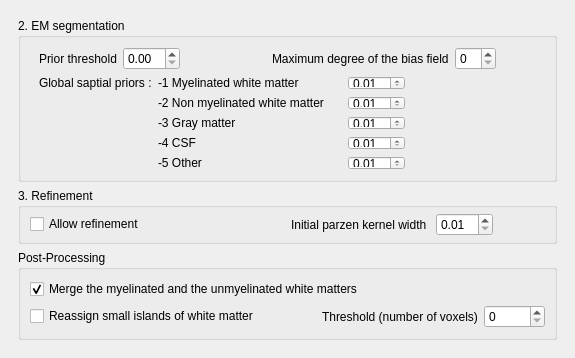
<?xml version="1.0" encoding="UTF-8"?>
<ui version="4.0">
 <class>neosegParameters</class>
 <widget class="QWidget" name="neosegParameters">
  <property name="geometry">
   <rect>
    <x>0</x>
    <y>0</y>
    <width>575</width>
    <height>358</height>
   </rect>
  </property>
  <property name="minimumSize">
   <size>
    <width>462</width>
    <height>332</height>
   </size>
  </property>
  <property name="windowTitle">
   <string>Form</string>
  </property>
  <widget class="QFrame" name="frame">
   <property name="geometry">
    <rect>
     <x>9</x>
     <y>9</y>
     <width>557</width>
     <height>340</height>
    </rect>
   </property>
   <property name="frameShape">
    <enum>QFrame::NoFrame</enum>
   </property>
   <property name="frameShadow">
    <enum>QFrame::Plain</enum>
   </property>
   <property name="lineWidth">
    <number>0</number>
   </property>
   <layout class="QVBoxLayout" name="verticalLayout">
    <item>
     <widget class="QGroupBox" name="groupBox_2">
      <property name="title">
       <string>2. EM segmentation</string>
      </property>
      <layout class="QVBoxLayout" name="verticalLayout_12">
       <property name="topMargin">
        <number>9</number>
       </property>
       <item>
        <widget class="QWidget" name="widget_14" native="true">
         <layout class="QHBoxLayout" name="horizontalLayout_27">
          <property name="topMargin">
           <number>0</number>
          </property>
          <property name="bottomMargin">
           <number>0</number>
          </property>
          <item>
           <widget class="QWidget" name="widget_30" native="true">
            <layout class="QHBoxLayout" name="horizontalLayout_26">
             <property name="margin">
              <number>0</number>
             </property>
             <item>
              <widget class="QLabel" name="label_13">
               <property name="text">
                <string>Prior threshold</string>
               </property>
              </widget>
             </item>
             <item>
              <widget class="QDoubleSpinBox" name="priorThreshold_spinBox">
               <property name="singleStep">
                <double>0.100000000000000</double>
               </property>
               <property name="value">
                <double>0.000000000000000</double>
               </property>
              </widget>
             </item>
             <item>
              <spacer name="horizontalSpacer_6">
               <property name="orientation">
                <enum>Qt::Horizontal</enum>
               </property>
               <property name="sizeHint" stdset="0">
                <size>
                 <width>40</width>
                 <height>20</height>
                </size>
               </property>
              </spacer>
             </item>
            </layout>
           </widget>
          </item>
          <item>
           <widget class="QWidget" name="widget_31" native="true">
            <layout class="QHBoxLayout" name="horizontalLayout_28">
             <property name="margin">
              <number>0</number>
             </property>
             <item>
              <widget class="QLabel" name="label_10">
               <property name="text">
                <string>Maximum degree of the bias field</string>
               </property>
              </widget>
             </item>
             <item>
              <widget class="QSpinBox" name="maxDegree_spinBox">
               <property name="value">
                <number>0</number>
               </property>
              </widget>
             </item>
             <item>
              <spacer name="horizontalSpacer_25">
               <property name="orientation">
                <enum>Qt::Horizontal</enum>
               </property>
               <property name="sizeHint" stdset="0">
                <size>
                 <width>40</width>
                 <height>20</height>
                </size>
               </property>
              </spacer>
             </item>
            </layout>
           </widget>
          </item>
         </layout>
        </widget>
       </item>
       <item>
        <widget class="QWidget" name="widget_17" native="true">
         <layout class="QGridLayout" name="gridLayout_5">
          <property name="topMargin">
           <number>0</number>
          </property>
          <property name="bottomMargin">
           <number>0</number>
          </property>
          <item row="1" column="1">
           <widget class="QLabel" name="label_4">
            <property name="text">
             <string>-2 Non myelinated white matter</string>
            </property>
           </widget>
          </item>
          <item row="0" column="1">
           <widget class="QLabel" name="label_5">
            <property name="text">
             <string>-1 Myelinated white matter             </string>
            </property>
           </widget>
          </item>
          <item row="2" column="2">
           <widget class="QDoubleSpinBox" name="prior3_spinBox">
            <property name="minimum">
             <double>0.010000000000000</double>
            </property>
            <property name="singleStep">
             <double>0.100000000000000</double>
            </property>
            <property name="value">
             <double>0.010000000000000</double>
            </property>
           </widget>
          </item>
          <item row="0" column="0">
           <widget class="QLabel" name="label_8">
            <property name="text">
             <string>Global saptial priors :</string>
            </property>
           </widget>
          </item>
          <item row="4" column="2">
           <widget class="QDoubleSpinBox" name="prior5_spinBox">
            <property name="minimum">
             <double>0.010000000000000</double>
            </property>
            <property name="singleStep">
             <double>0.100000000000000</double>
            </property>
            <property name="value">
             <double>0.010000000000000</double>
            </property>
           </widget>
          </item>
          <item row="0" column="2">
           <widget class="QDoubleSpinBox" name="prior1_spinBox">
            <property name="minimumSize">
             <size>
              <width>0</width>
              <height>0</height>
             </size>
            </property>
            <property name="minimum">
             <double>0.010000000000000</double>
            </property>
            <property name="singleStep">
             <double>0.100000000000000</double>
            </property>
            <property name="value">
             <double>0.010000000000000</double>
            </property>
           </widget>
          </item>
          <item row="2" column="1">
           <widget class="QLabel" name="label_9">
            <property name="text">
             <string>-3 Gray matter</string>
            </property>
           </widget>
          </item>
          <item row="4" column="1">
           <widget class="QLabel" name="label_6">
            <property name="text">
             <string>-5 Other</string>
            </property>
           </widget>
          </item>
          <item row="3" column="1">
           <widget class="QLabel" name="label_7">
            <property name="text">
             <string>-4 CSF</string>
            </property>
           </widget>
          </item>
          <item row="3" column="2">
           <widget class="QDoubleSpinBox" name="prior4_spinBox">
            <property name="minimum">
             <double>0.010000000000000</double>
            </property>
            <property name="singleStep">
             <double>0.100000000000000</double>
            </property>
            <property name="value">
             <double>0.010000000000000</double>
            </property>
           </widget>
          </item>
          <item row="2" column="3">
           <spacer name="horizontalSpacer_5">
            <property name="orientation">
             <enum>Qt::Horizontal</enum>
            </property>
            <property name="sizeHint" stdset="0">
             <size>
              <width>40</width>
              <height>20</height>
             </size>
            </property>
           </spacer>
          </item>
          <item row="1" column="2">
           <widget class="QDoubleSpinBox" name="prior2_spinBox">
            <property name="minimum">
             <double>0.010000000000000</double>
            </property>
            <property name="singleStep">
             <double>0.100000000000000</double>
            </property>
            <property name="value">
             <double>0.010000000000000</double>
            </property>
           </widget>
          </item>
         </layout>
        </widget>
       </item>
      </layout>
     </widget>
    </item>
    <item>
     <widget class="QGroupBox" name="groupBox_4">
      <property name="title">
       <string>3. Refinement</string>
      </property>
      <layout class="QHBoxLayout" name="horizontalLayout_31">
       <property name="topMargin">
        <number>5</number>
       </property>
       <property name="bottomMargin">
        <number>5</number>
       </property>
       <item>
        <widget class="QWidget" name="widget_33" native="true">
         <layout class="QHBoxLayout" name="horizontalLayout_30">
          <property name="margin">
           <number>0</number>
          </property>
          <item>
           <widget class="QCheckBox" name="refinement_checkBox">
            <property name="text">
             <string>Allow refinement</string>
            </property>
           </widget>
          </item>
          <item>
           <spacer name="horizontalSpacer_3">
            <property name="orientation">
             <enum>Qt::Horizontal</enum>
            </property>
            <property name="sizeHint" stdset="0">
             <size>
              <width>40</width>
              <height>20</height>
             </size>
            </property>
           </spacer>
          </item>
         </layout>
        </widget>
       </item>
       <item>
        <widget class="QWidget" name="widget_32" native="true">
         <layout class="QHBoxLayout" name="horizontalLayout_29">
          <property name="margin">
           <number>0</number>
          </property>
          <item>
           <widget class="QLabel" name="label_12">
            <property name="text">
             <string>Initial parzen kernel width </string>
            </property>
           </widget>
          </item>
          <item>
           <widget class="QDoubleSpinBox" name="initialParzenKernelWidth_spinBox">
            <property name="minimum">
             <double>0.010000000000000</double>
            </property>
            <property name="value">
             <double>0.010000000000000</double>
            </property>
           </widget>
          </item>
          <item>
           <spacer name="horizontalSpacer_26">
            <property name="orientation">
             <enum>Qt::Horizontal</enum>
            </property>
            <property name="sizeHint" stdset="0">
             <size>
              <width>40</width>
              <height>20</height>
             </size>
            </property>
           </spacer>
          </item>
         </layout>
        </widget>
       </item>
      </layout>
     </widget>
    </item>
    <item>
     <widget class="QGroupBox" name="mergedSegmentation_groupBox">
      <property name="title">
       <string>Post-Processing</string>
      </property>
      <layout class="QVBoxLayout" name="verticalLayout_7">
       <item>
        <widget class="QCheckBox" name="computing3LabelsSeg_checkBox">
         <property name="text">
          <string>Merge the myelinated and the unmyelinated white matters</string>
         </property>
         <property name="checked">
          <bool>true</bool>
         </property>
        </widget>
       </item>
       <item>
        <widget class="QWidget" name="widget_23" native="true">
         <layout class="QHBoxLayout" name="horizontalLayout_12">
          <property name="margin">
           <number>0</number>
          </property>
          <item>
           <widget class="QCheckBox" name="reassigningWhite_checkBox">
            <property name="text">
             <string>Reassign small islands of white matter</string>
            </property>
           </widget>
          </item>
          <item>
           <spacer name="horizontalSpacer_31">
            <property name="orientation">
             <enum>Qt::Horizontal</enum>
            </property>
            <property name="sizeHint" stdset="0">
             <size>
              <width>40</width>
              <height>20</height>
             </size>
            </property>
           </spacer>
          </item>
          <item>
           <widget class="QLabel" name="label_15">
            <property name="text">
             <string>Threshold (number of voxels)</string>
            </property>
           </widget>
          </item>
          <item>
           <widget class="QSpinBox" name="whiteThreshold_spinBox">
            <property name="maximum">
             <number>10000</number>
            </property>
           </widget>
          </item>
         </layout>
        </widget>
       </item>
      </layout>
     </widget>
    </item>
   </layout>
  </widget>
 </widget>
 <resources/>
 <connections/>
</ui>
